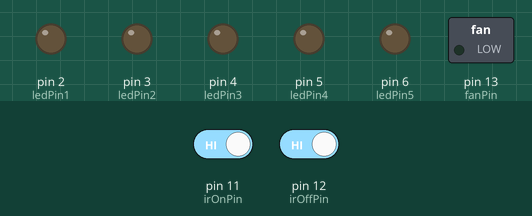
Recording of a sketch running on a simulated Arduino Uno, built with avr-gcc and run on an emulated ATmega328P. Parts: switched loads named in the sketch (green lamp = pin HIGH), output pins drawn as LEDs (lit = HIGH). Dashed ring = blinking. The test bench sets the inputs (shaded band); at power-on: pin 11 (irOnPin) HIGH, pin 12 (irOffPin) HIGH. What the sketch prints to the serial monitor is not drawn.

Above: at 1.2 s.
1.3 s: pin 11 (irOnPin) driven LOW
At 2.5 s:
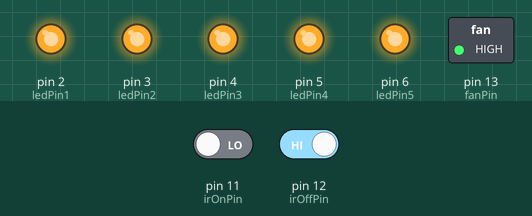
2.8 s: pin 12 (irOffPin) driven LOW
At 3.7 s:
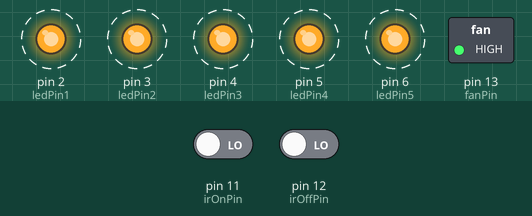
5.8 s: pin 12 (irOffPin) driven HIGH
At 7.7 s:
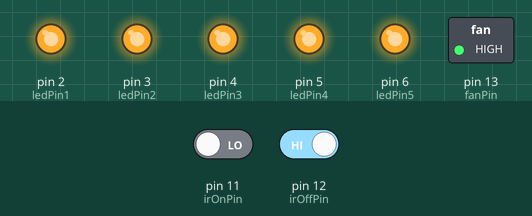
Timing chart, 0 to 9.2 s (numbered marks = the images above; inputs shaded):
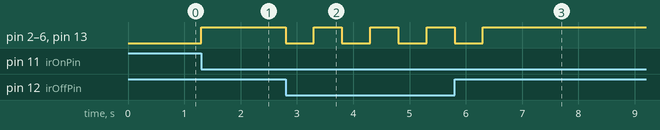

The sketch:

main.ino
```cpp
// Define pins
int irOnPin = 11;      // IR sensor 1 (turns LED ON)
int irOffPin = 12;     // IR sensor 2 (turns LED OFF)
int ledPin1 = 2;      // LED pin 1
int ledPin2 = 3;      // LED pin 2
int ledPin3 = 4;      // LED pin 3
int ledPin4 = 5;      // LED pin 4
int ledPin5 = 6;      // LED pin 5
int fanPin = 13;      // Fan pin

int ledState = LOW;   // LED starts OFF

void setup() {
  pinMode(irOnPin, INPUT);
  pinMode(irOffPin, INPUT);
  pinMode(ledPin1, OUTPUT);
  pinMode(ledPin2, OUTPUT);
  pinMode(ledPin3, OUTPUT);
  pinMode(ledPin4, OUTPUT);
  pinMode(ledPin5, OUTPUT);
  pinMode(fanPin, OUTPUT);
  Serial.begin(9600);
  Serial.println("System initialized. Waiting for IR detection...");
}

void loop() {
  int irOnState = digitalRead(irOnPin);
  int irOffState = digitalRead(irOffPin);

  // If IR1 detects an object (LOW signal) → turn ON LED
  if (irOnState == LOW) {
    digitalWrite(ledPin1, HIGH);
    digitalWrite(ledPin2, HIGH);
    digitalWrite(ledPin3, HIGH);
    digitalWrite(ledPin4, HIGH);
    digitalWrite(ledPin5, HIGH);
    digitalWrite(fanPin, HIGH);
    if (ledState == LOW) {
      Serial.println("Object detected by IR1 → LED ON");
      ledState = HIGH;
      delay(500); // debounce delay
    }
  }

  // If IR2 detects an object (LOW signal) → turn OFF LED
  if (irOffState == LOW) {
    digitalWrite(ledPin1, LOW);
    digitalWrite(ledPin2, LOW);
    digitalWrite(ledPin3, LOW);
    digitalWrite(ledPin4, LOW);
    digitalWrite(ledPin5, LOW);
    digitalWrite(fanPin, LOW);
    if (ledState == HIGH) {
      Serial.println("Object detected by IR2 → LED OFF");
      ledState = LOW;
      delay(500); // debounce delay
    }
  }
}
```

Measured:
- after the input at 1.3 s, pin 2 (ledPin1), pin 3 (ledPin2), pin 4 (ledPin3), pin 5 (ledPin4), pin 6 (ledPin5), pin 13 (fanPin): LOW → HIGH at once
- after the input at 2.8 s, pin 2 (ledPin1), pin 3 (ledPin2), pin 4 (ledPin3), pin 5 (ledPin4), pin 6 (ledPin5), pin 13 (fanPin): alternates HIGH for 0.50 s and LOW for 0.50 s, starting at once
- after the input at 5.8 s, pin 2 (ledPin1), pin 3 (ledPin2), pin 4 (ledPin3), pin 5 (ledPin4), pin 6 (ledPin5), pin 13 (fanPin): goes on until 6.3 s, then stays HIGH
